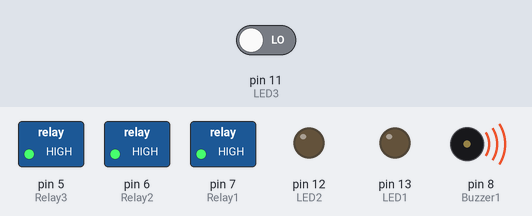
This sketch was run on a simulated Arduino Uno, built with avr-gcc and run on an emulated ATmega328P. Parts: switched loads named in the sketch (green lamp = pin HIGH), output pins drawn as LEDs (lit = HIGH), buzzer (waves = sounding). The inputs (shaded band) are chosen by the test bench; at power-on: pin 11 (LED3) LOW. Random numbers use the default seed unless the sketch sets one.

Above: at 0.6 s.
At 1.8 s:
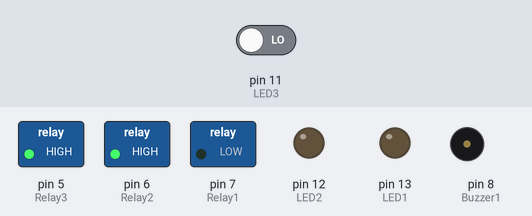
At 2.2 s:
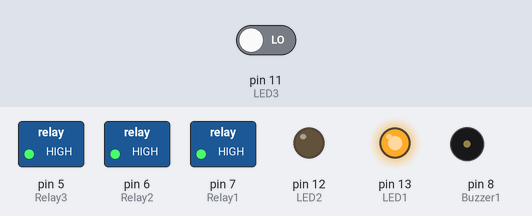
At 7.6 s:
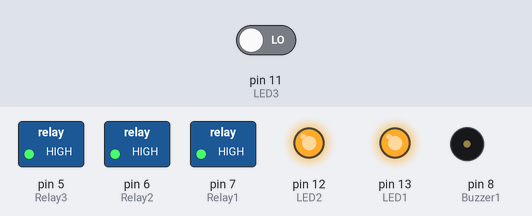
At 19.42 s:
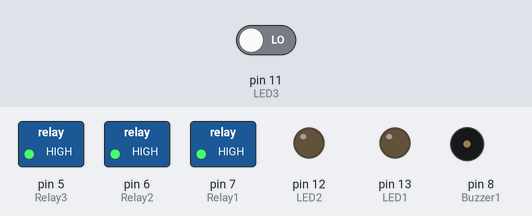
At 38.47 s:
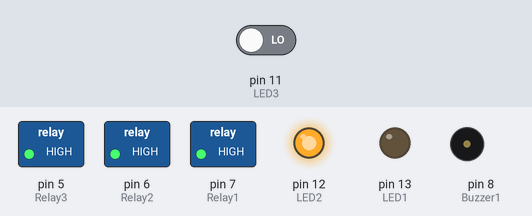
Timing chart, 0 to 40.0 s (numbered marks = the images above):
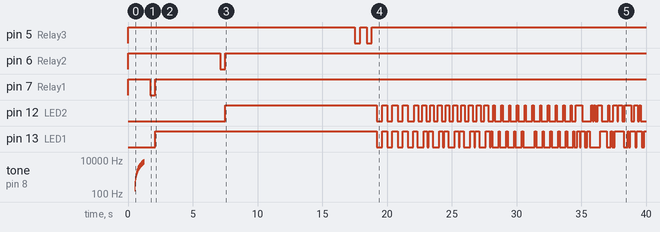

Measured:
- by itself, pin 12 (LED2): HIGH → LOW at 19.2 s, → HIGH 0.40 s later, → LOW 0.40 s later, → HIGH 0.40 s later, … (69 changes in this stretch)
- by itself, pin 13 (LED1): HIGH → LOW at 19.2 s, → HIGH 0.40 s later, → LOW 0.40 s later, → HIGH 0.40 s later, … (68 changes in this stretch)

The sketch:

ArcadeCoin.ino
```cpp
// ArcadeCoinsLights
// Switch On TV, Computer X-Arcade custom setup
// Blink 3 LEDs to light the Arcade Coin Part

int LED1=13;    // 1F
int LED2=12;    // 5F
int LED3=11;    // 10F
int Buzzer1=8;  // Buzzer
int Relay1=7;   // TV Power Switch
int Relay2=6;   // Computer Power Switch
int Relay3=5;   // X-Arcade Custom Mode Activator Switch

void setup() {
  // Initialize the Relays
  // When switched On, Arduino set as input I/O pins with a floating' voltage
  pinMode(Relay1, OUTPUT);    // Already set as HIGH when Arduino is switched On. It Will be turnd as LOW when pin mode is set.
  digitalWrite(Relay1, HIGH); // Quicky turn it HIGH so the Relay won't see the upper change.
  pinMode(Relay2, OUTPUT);
  digitalWrite(Relay2, HIGH);
  pinMode(Relay3, OUTPUT);
  digitalWrite(Relay3, HIGH);

  // initialize digital pins 11, 12, 13 as an output.
  // /!\  Random routine based on Min=LED3 Max=LED1+1  /!\
  pinMode(LED3, OUTPUT);
  pinMode(LED2, OUTPUT);
  pinMode(LED1, OUTPUT);
  first_run();
}

void loop() {
  int blink_delay = 100;

  for(int i=0; i<3; i++)
  {
    digitalWrite(LED1, LOW);
    digitalWrite(LED2, LOW);
    digitalWrite(LED3, LOW);
    delay(400);
    digitalWrite(LED1, HIGH);
    digitalWrite(LED2, HIGH);
    digitalWrite(LED3, HIGH);
    delay(400);
  }

  digitalWrite(LED1, LOW);
  digitalWrite(LED2, LOW);
  digitalWrite(LED3, LOW);
  delay(400);

  for(int i=0; i<5; i++)
  {
    digitalWrite(LED1, HIGH);
    delay(blink_delay);
    digitalWrite(LED2, HIGH);
    delay(blink_delay);
    digitalWrite(LED3, HIGH);
    delay(blink_delay);
    digitalWrite(LED1, LOW);
    delay(blink_delay);
    digitalWrite(LED2, LOW);
    delay(blink_delay);
    digitalWrite(LED3, LOW);
    delay(blink_delay);
    digitalWrite(LED3, HIGH);
    delay(blink_delay);
    digitalWrite(LED2, HIGH);
    delay(blink_delay);
    digitalWrite(LED1, HIGH);
    delay(blink_delay);
    digitalWrite(LED3, LOW);
    delay(blink_delay);
    digitalWrite(LED2, LOW);
    delay(blink_delay);
    digitalWrite(LED1, LOW);
    delay(blink_delay);
  }

  for(int i=0; i<5; i++)
  {
    digitalWrite(LED1, HIGH);
    delay(blink_delay);
    digitalWrite(LED1, LOW);
    delay(blink_delay);
    digitalWrite(LED2, HIGH);
    delay(blink_delay);
    digitalWrite(LED2, LOW);
    delay(blink_delay);
    digitalWrite(LED3, HIGH);
    delay(blink_delay);
    digitalWrite(LED3, LOW);
    delay(blink_delay);
  }

  for(int i=0; i<5; i++)
  {
    digitalWrite(LED3, HIGH);
    delay(blink_delay);
    digitalWrite(LED3, LOW);
    delay(blink_delay);
    digitalWrite(LED2, HIGH);
    delay(blink_delay);
    digitalWrite(LED2, LOW);
    delay(blink_delay);
    digitalWrite(LED1, HIGH);
    delay(blink_delay);
    digitalWrite(LED1, LOW);
    delay(blink_delay);
  }
  delay(150);

  for(int i=0; i<100; i++)
  {
    int ranpin = random(LED3, LED1+1);
    if(digitalRead(ranpin)==HIGH) digitalWrite(ranpin, LOW);
    else digitalWrite(ranpin, HIGH);
    delay(100);
  }

  digitalWrite(LED1, LOW);
  digitalWrite(LED2, LOW);
  digitalWrite(LED3, LOW);
  delay(1000);
  digitalWrite(LED1, HIGH);
  digitalWrite(LED2, HIGH);
  digitalWrite(LED3, HIGH);
  delay(20000);
}

void first_run() {
  int speed = 50;

  // Play Sound
  delay(500);
  for(int beep=0; beep<8; beep++)
  {
    for(int i=0; i<1000; i+=200)
    {
      int freq = beep * 1000 + i;
      tone(Buzzer1, freq, speed/3+7);
      delay(speed/3+2);
    }
  }
  delay(500);

  // Simulate the TV switch button with a relay
  // Remember: "LOW is Pressed, HIGH is Released"
  digitalWrite(Relay1, LOW);
  delay(400);
  digitalWrite(Relay1, HIGH);
  digitalWrite(LED1, HIGH);
  delay(5000);

  // Simulate the Computer PowerSWitch button with a relay
  digitalWrite(Relay2, LOW);
  delay(400);
  digitalWrite(Relay2, HIGH);
  digitalWrite(LED2, HIGH);
  delay(10000);

  // Simulate the X-Arcade switch with a relay
  digitalWrite(Relay3, LOW);
  delay(400);
  digitalWrite(Relay3, HIGH);
  delay(500);
  digitalWrite(Relay3, LOW);
  delay(400);
  digitalWrite(Relay3, HIGH);
  digitalWrite(LED3, HIGH);
  delay(400);
}
```
